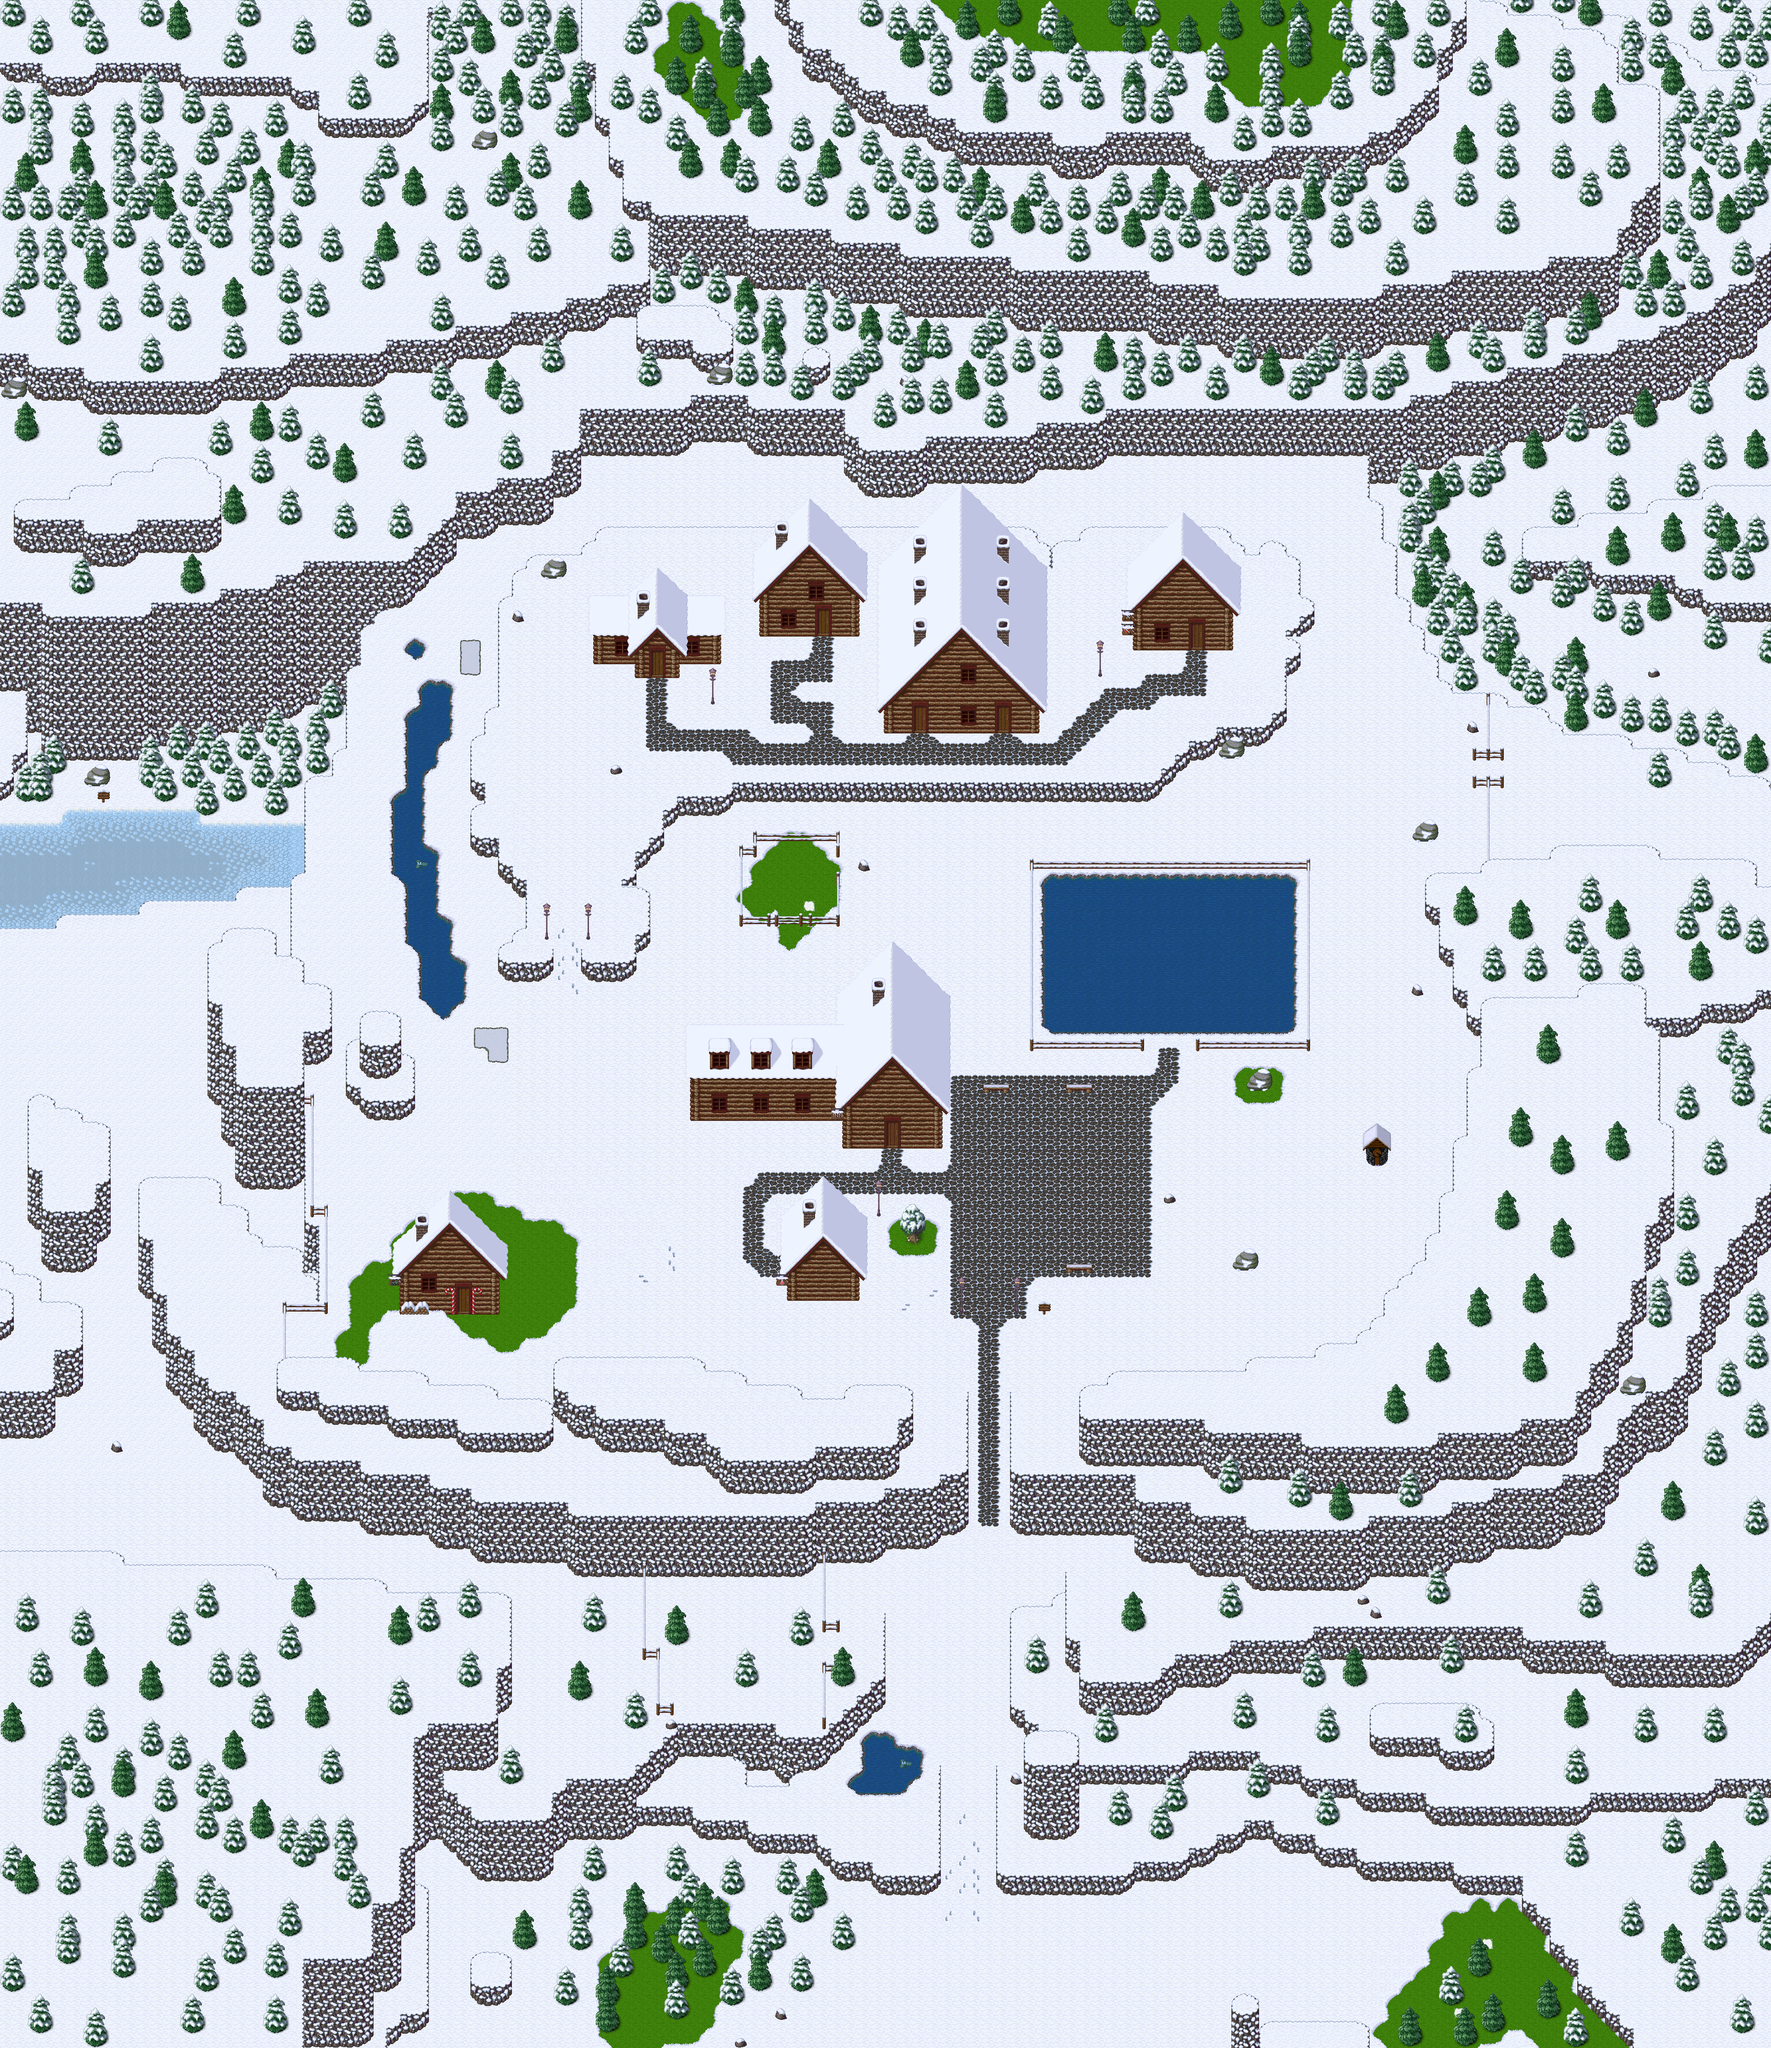

This is a level from a 2D game, rendered from its Tiled map with the project's own tilesets. A one-line summary and the map file follow, with tile-layer data summarised:
An orthogonal 128x148 tile map with 32x32 px tiles, 7 tile layers (Ground1, Ground2, Ground3, Fringe, ...), 2 hidden layers not drawn, 10 tilesets and 25 objects (14x particle_effect, 10x warp, spawn).

<map version="1.0" tiledversion="1.0.3" orientation="orthogonal" renderorder="right-down" width="128" height="148" tilewidth="32" tileheight="32" nextobjectid="28">
 <properties>
  <property name="author" value="The Mana World Team, Jesusalva" />
  <property name="license" value="GPL v2+" />
  <property name="manaplus version" value="2" />
  <property name="minimap" value="graphics/minimaps/020-1.png" />
  <property name="music" value="tws_birds_in_the_sunrise.ogg" />
  <property name="name" value="Nivalis" />
  <property name="overlay0image" value="graphics/images/ambient/cloud.png" />
  <property name="overlay0parallax" value="1.0" />
  <property name="overlay0scrollX" value="0.2" />
  <property name="overlay0scrollY" value="0.1" />
  <property name="overlay1image" value="graphics/images/ambient/darkness2.png" />
  <property name="overlay1mask" value="2" />
  <property name="overlay1parallax" value="1.0" />
  <property name="overlay1scrollX" value="0.2" />
  <property name="overlay1scrollY" value="0.1" />
  <property name="overlay2image" value="graphics/images/ambient/darkness1.png" />
  <property name="overlay2mask" value="4" />
  <property name="overlay2parallax" value="1.0" />
  <property name="overlay2scrollX" value="0.3" />
  <property name="overlay2scrollY" value="0.2" />
  <property name="overlay3image" value="graphics/images/ambient/night.png" />
  <property name="overlay3mask" value="8" />
  <property name="overlay3keepratio" value="true" />
  <property name="overlay4image" value="graphics/images/ambient/rain.png" />
  <property name="overlay4mask" value="16" />
  <property name="overlay4parallax" value="1.0" />
  <property name="overlay4scrollX" value="-0.3" />
  <property name="overlay4scrollY" value="1.6" />
  <property name="overlay5image" value="graphics/images/ambient/sandstorm.png" />
  <property name="overlay5mask" value="32" />
  <property name="overlay5parallax" value="1.0" />
  <property name="overlay5scrollX" value="0.2" />
  <property name="overlay5scrollY" value="0.1" />
  <property name="overlay6image" value="graphics/images/ambient/snow.png" />
  <property name="overlay6mask" value="64" />
  <property name="overlay6parallax" value="1.0" />
  <property name="overlay6scrollX" value="0.2" />
  <property name="overlay6scrollY" value="0.1" />
 </properties>
 <tileset firstgid="1" source="../graphics/tilesets/collision.tsx" />
 <tileset firstgid="10" source="../graphics/tilesets/snow2.tsx" />
 <tileset firstgid="266" source="../graphics/tilesets/snow_x2.tsx" />
 <tileset firstgid="282" source="../graphics/tilesets/snow_tree_x3.tsx" />
 <tileset firstgid="286" source="../graphics/tilesets/snow_village.tsx" />
 <tileset firstgid="542" source="../graphics/tilesets/snow_ground.tsx" />
 <tileset firstgid="619" source="../graphics/tilesets/snow_x3.tsx" />
 <tileset firstgid="623" source="../graphics/tilesets/snow_village_x3.tsx" />
 <tileset firstgid="633" source="../graphics/tilesets/snow_village_x4.tsx" />
 <tileset firstgid="643" source="../graphics/tilesets/snow_x4.tsx" />
 <layer name="Ground1" width="128" height="148">
  <data>[18944 cells, 18944 non-empty, 63 distinct tile ids]</data>
 </layer>
 <layer name="Ground2" width="128" height="148">
  <data>[18944 cells, 5629 non-empty, 87 distinct tile ids]</data>
 </layer>
 <layer name="Ground3" width="128" height="148">
  <data>[18944 cells, 134 non-empty, 18 distinct tile ids]</data>
 </layer>
 <layer name="Fringe" width="128" height="148">
  <data>[18944 cells, 894 non-empty, 64 distinct tile ids]</data>
 </layer>
 <layer name="Over1" width="128" height="148">
  <data>[18944 cells, 44 non-empty, 27 distinct tile ids]</data>
 </layer>
 <layer name="Over2" width="128" height="148">
  <data>[18944 cells, 653 non-empty, 53 distinct tile ids]</data>
 </layer>
 <layer name="Over3" width="128" height="148">
  <data>[18944 cells, 57 non-empty, 14 distinct tile ids]</data>
 </layer>
 <layer name="Collision" width="128" height="148" visible="0">
  <data>[18944 cells, 14266 non-empty, 1 distinct tile ids]</data>
 </layer>
 <layer name="Heights" width="128" height="148" visible="0">
  <data>[18944 cells, 0 non-empty, 0 distinct tile ids]</data>
 </layer>
 <objectgroup name="Warps">
  <object id="2" name="To Nivalis Bank" type="warp" x="1504" y="1536" width="32" height="32">
   <properties>
    <property name="dest_map" value="020-2" />
    <property name="dest_x" value="30" />
    <property name="dest_y" value="36" />
   </properties>
  </object>
  <object id="3" name="To Blue Sage House" type="warp" x="2112" y="1664" width="32" height="32">
   <properties>
    <property name="dest_map" value="020-2" />
    <property name="dest_x" value="72" />
    <property name="dest_y" value="70" />
    <property name="npc_id" value="SCRIPT" />
   </properties>
  </object>
  <object id="4" name="To Nivalis Inn" type="warp" x="2048" y="2624" width="32" height="32">
   <properties>
    <property name="dest_map" value="020-4" />
    <property name="dest_x" value="64" />
    <property name="dest_y" value="53" />
   </properties>
  </object>
  <object id="5" name="To Armory" type="warp" x="2752" y="1472" width="32" height="32">
   <properties>
    <property name="dest_map" value="020-5" />
    <property name="dest_x" value="33" />
    <property name="dest_y" value="30" />
   </properties>
  </object>
  <object id="6" name="To Nivalis Shop" type="warp" x="1824" y="2912" width="32" height="32">
   <properties>
    <property name="dest_map" value="020-3" />
    <property name="dest_x" value="20" />
    <property name="dest_y" value="28" />
   </properties>
  </object>
  <object id="7" name="To Snow Field" type="warp" x="2176" y="4096" width="128" height="32">
   <properties>
    <property name="dest_map" value="019-1" />
    <property name="dest_x" value="70" />
    <property name="dest_y" value="22" />
   </properties>
  </object>
  <object id="8" name="To Nivalis Port" type="warp" x="3424" y="1760" width="32" height="32">
   <properties>
    <property name="dest_map" value="019-2" />
    <property name="dest_x" value="38" />
    <property name="dest_y" value="55" />
   </properties>
  </object>
  <object id="9" name="To Angela's House" type="warp" x="1888" y="1440" width="32" height="32">
   <properties>
    <property name="dest_map" value="020-2" />
    <property name="dest_x" value="127" />
    <property name="dest_y" value="68" />
    <property name="npc_id" value="SCRIPT" />
   </properties>
  </object>
  <object id="26" name="To Blue Sage House" type="warp" x="2304" y="1664" width="32" height="32">
   <properties>
    <property name="dest_map" value="020-2" />
    <property name="dest_x" value="72" />
    <property name="dest_y" value="70" />
    <property name="npc_id" value="SCRIPT" />
   </properties>
  </object>
  <object id="27" name="To Nivalis Gift Shop" type="warp" x="1056" y="3008" width="32" height="32">
   <properties>
    <property name="dest_map" value="020-2" />
    <property name="dest_x" value="72" />
    <property name="dest_y" value="70" />
    <property name="npc_id" value="SCRIPT" />
   </properties>
  </object>
 </objectgroup>
 <objectgroup color="#ff007f" name="Particles" visible="0">
  <object id="10" name="graphics/particles/whirlpool.particle.xml" type="particle_effect" x="2000" y="4016" />
  <object id="11" name="graphics/particles/whirlpool.particle.xml" type="particle_effect" x="2032" y="4016" />
  <object id="12" name="graphics/particles/whirlpool.particle.xml" type="particle_effect" x="2000" y="4048" />
  <object id="13" name="graphics/particles/whirlpool.particle.xml" type="particle_effect" x="2032" y="4048" />
  <object id="14" name="graphics/particles/whirlpool.particle.xml" type="particle_effect" x="2064" y="4048" />
  </objectgroup>
 <objectgroup color="#ff7f00" name="Spawns" visible="0">
  <!-- 1 objects omitted --></objectgroup>
</map>
<!-- 10 of 25 objects omitted -->
